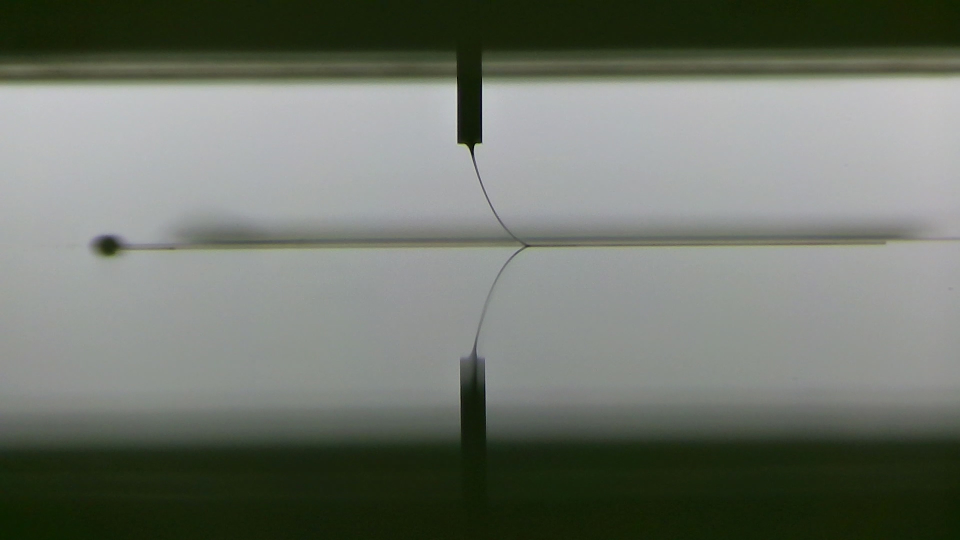
#> input picture resource/pic/1.jpg, 1920 x 1080 px (shown at 1/2 size)
$ python -i edgeGetServer.py   (imports and definitions only)
#> lines starting #> are read from the running program, lines starting #| are printed output that depends on the picture
import cv2 as cv
import numpy as np
import pylab
import base64
from io import BytesIO
import matplotlib
from scipy.signal import savgol_filter
import scipy.signal as signal
from collections import Counter
import itertools
from scipy.integrate import quad
# [1 line not run here, left out]


# [92 lines left out: functions factorDiff, getContours, sectionContourDraw, drawFunction, getTopLimit, splitArray and 1 more, not called in this run]


def strToGrayImgArray(inputImgStr):
    return cv.imdecode(np.frombuffer(inputImgStr, np.uint8), cv.IMREAD_GRAYSCALE)


# Get image silhouette
def getSilhouette(image_buffer, low_Threshold=50, height_Threshold=150, kernel_size=5):

    # [20 lines left out: functions auto_canny, getBottomLineByColumn, not called in this run]

    def getBottomLineByContour(leftContourXArray):
        return leftContourXArray.index(max(leftContourXArray))

    # [108 lines left out: functions imgPatch, contourFill, pointConnect, refineContour, showMaskImg, not called in this run]

    orgImg = cv.imdecode(np.frombuffer(
        image_buffer, np.uint8), cv.IMREAD_GRAYSCALE)
    image_width = orgImg.shape[1]
    image_height = orgImg.shape[0]
    detected_edges = cv.GaussianBlur(orgImg, (3, 3), 0)
    detected_edges = cv.Canny(detected_edges,
                              low_Threshold,
                              height_Threshold,
                              apertureSize=kernel_size)
    contours = cv.findContours(detected_edges, 1, 1,)[0]
    imageCountour = np.ones(detected_edges.shape, np.uint8)*255
    cv.drawContours(imageCountour, contours, -1, (0), cv.FILLED)
    imageCountour = cv.threshold(
        imageCountour, 127, 255, cv.THRESH_BINARY)[1]

    grayImage = np.array(imageCountour)
    xy = list(np.where(grayImage < 1))
    leftContour, rightContour = getContours(xy)
    pixelStatistics = abs(np.asarray(
        rightContour[0])-np.asarray(leftContour[0]))
    der1Contour = np.diff(pixelStatistics)
    for i in signal.argrelextrema(der1Contour, np.greater)[0]:
        if der1Contour[i] > 20:
            rightContourLimit = i+1
            break
    if "rightContourLimit" not in locals():
        rightContourLimit = rightContour[1][-1]

    towardsFlag = False
    # right = rightContour[0][rightContourLimit]
    if leftContour[0].index(max(leftContour[0])) < rightContourLimit:
        grayImage = np.array(imageCountour[:, ::-1])
        xy = list(np.where(grayImage < 1))
        leftContour, rightContour = getContours(xy)
        towardsFlag = True

    rightContour = pointConnect(
        rightContour[0], rightContour[1], rightContourLimit+1)
    xy = [[], []]
    xy[0] = list(itertools.chain.from_iterable(
        zip(leftContour[0], rightContour[0])))
    xy[1] = list(itertools.chain.from_iterable(
        zip(leftContour[1], rightContour[1])))
    # xy, refineContourImg = refineContour(imageCountour, xy[0], xy[1])
    compareNum = 4
    topLimit = imgPatch(xy, leftContour, rightContour, compareNum)
    # left = xy[0][topLimit]-30

    leftContourLimit1 = getBottomLineByContour(leftContour[0])
    leftContourLimit2 = getBottomLineByColumn(pixelStatistics)

    if leftContourLimit1 > rightContourLimit and leftContourLimit2 > rightContourLimit:
        leftContourLimit = min(leftContourLimit1, leftContourLimit2)
    elif leftContourLimit1 > rightContourLimit and leftContourLimit2 < rightContourLimit:
        leftContourLimit = leftContourLimit1
    else:
        leftContourLimit = leftContourLimit2
    leftContour[0] = leftContour[0][:leftContourLimit]
    leftContour[1] = leftContour[1][:leftContourLimit]

    if towardsFlag:
        orgImg = orgImg[:, ::-1]
    tempImg = contourFill(orgImg, xy[0], xy[1])

    # # # contourImg=contourFill(imageCountour,xy[0],xy[1])
    # cv.imwrite("./newimg.png", tempImg[:leftContourLimit, 700:1300])
    # cv.imshow("", cv.resize(tempImg[:leftContourLimit, :],
    #           [image_width//2, image_height//2]))
    # cv.waitKey(0)

    for i in range(len(xy[1])):
        if xy[1][i] >= leftContourLimit:
            xy[0] = xy[0][:i]
            xy[1] = xy[1][:i]
            break
    pylab.axis('equal')
    pylab.plot(xy[0],  xy[1], 'black')
    pylab.ylim(image_height, 0)
    pylab.xlim(0, image_width)
    pylab.xlabel('')
    pylab.ylabel('')
    pylab.axis('off')
    pylab.margins(0.0)
    sio = BytesIO()
    pylab.savefig(sio, format='png', bbox_inches='tight', pad_inches=0.0)
    pylab.close()
    silhouetteImg = sio.getvalue()
    sio.close()

    return imageCountour, tempImg[:leftContourLimit, :], topLimit, towardsFlag


# Draw Fitting Line
# [243 lines left out: function getFinalContour, not called in this run]


def runAll(sourceImageBuffer, low_Threshold=50, height_Threshold=150, fitting_strength=8, count=20, kernel_size=3):
    imageCountour, silhouetteImg, getToplimit, towardsFlag = getSilhouette(
        sourceImageBuffer, low_Threshold, height_Threshold, kernel_size)
    skeletonImg, finalImg, nozzleDiameter, dList, arcLength = getFinalContour(
        silhouetteImg, fitting_strength, getToplimit, count)
    if towardsFlag:
        skeletonImg = skeletonImg[:, ::-1]
        finalImg = finalImg[:, ::-1]
    # cv.imwrite("skeletonImg.png", skeletonImg)
    # cv.imwrite("imageCountour.png", imageCountour)
    # cv.imwrite("finalImg.png", finalImg)

    return imageArrayToStr(imageCountour), imageArrayToStr(skeletonImg), imageArrayToStr(finalImg), dList, arcLength, nozzleDiameter

>>> import cv2
>>> picture = cv2.imread('../../resource/pic/1.jpg', cv2.IMREAD_GRAYSCALE)
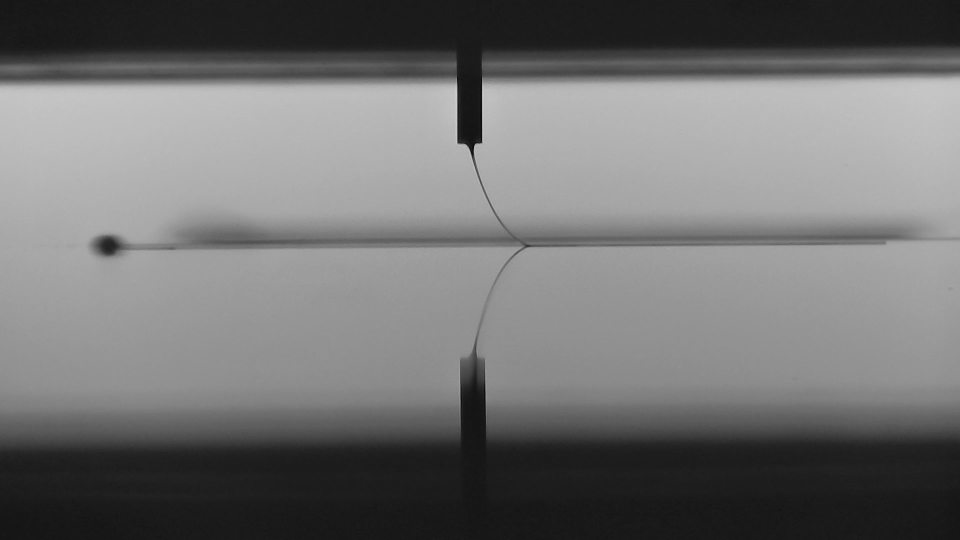
#> picture: shape (1080, 1920) (shown at 1/2 size); min 0, max 214, mean 113.6
>>> result = runAll(picture)
#> (the run stopped early here; a loop or call above may not have finished)
